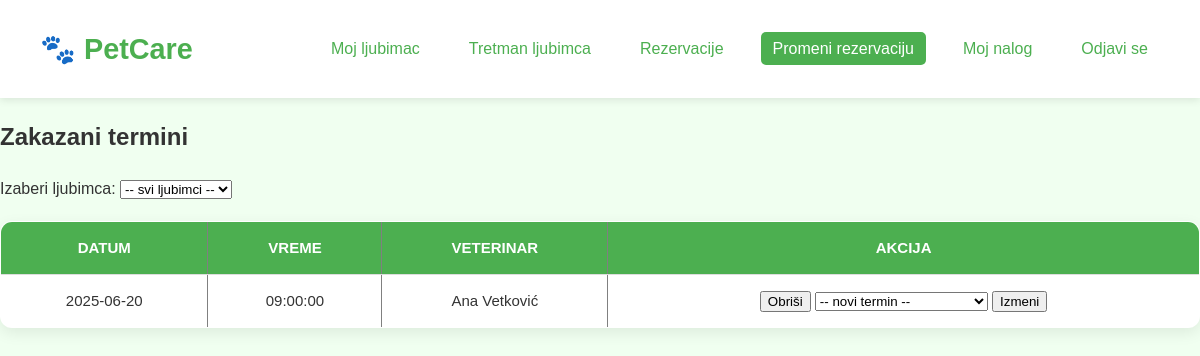
The page /change_reservation.php?pet_id=2 (signed in) on the database its author committed.
### tables this page shows
CREATE TABLE `appointments` (
  `id` int(10) UNSIGNED NOT NULL,
  `pet_id` int(10) UNSIGNED NOT NULL,
  `veterinarian_id` int(10) UNSIGNED NOT NULL,
  `service_id` int(10) UNSIGNED NOT NULL,
  `appointment_date` datetime NOT NULL,
  `time_slot` time DEFAULT NULL,
  `status` enum('zakazano','obavljeno','otkazano') DEFAULT 'zakazano',
  `notes` text DEFAULT NULL,
  `created_at` datetime DEFAULT current_timestamp(),
  `reservation_code` varchar(100) DEFAULT NULL,
  `user_id` int(11) DEFAULT NULL,
  `schedule_id` int(11) DEFAULT NULL
);

### functions.php (called while the page is built, shortened)
<?php
function get_appointments_for_pet(PDO $pdo, int $pet_id): array {
    $stmt = $pdo->prepare("
        SELECT a.*, CONCAT(u.first_name, ' ', u.last_name) AS vet_name
        FROM appointments a
        JOIN veterinarians v ON a.veterinarian_id = v.id
        JOIN users u ON v.user_id = u.id
        WHERE a.pet_id = ?
          AND a.status = 'zakazano'
        ORDER BY a.appointment_date, a.time_slot
    ");
    $stmt->execute([$pet_id]);
    return $stmt->fetchAll(PDO::FETCH_ASSOC);
}

### change_reservation.php (the view, shortened to what this page needs)
<?php
require_once 'functions.php';
$selectedPetId = $_GET['pet_id'] ?? '';
$petAppointments = $selectedPetId ? get_appointments_for_pet($pdo, $selectedPetId) : [];
?>
<!DOCTYPE html>
<html lang="sr">
<head>
    <link rel="stylesheet" href="css/css.css">
</head>
<body>
<header>
    <div class="logo">🐾 PetCare</div>
    <nav>
        <ul>
            <li><a href="pet_information.php">Moj ljubimac</a></li>
            <li><a href="pet_treatments.php">Tretman ljubimca</a></li>
            <li><a href="users_reservation.php">Rezervacije</a></li>
            <li><a href="change_reservation.php" class="active">Promeni rezervaciju</a></li>
            <li><a href="user_information.php">Moj nalog</a></li>
            <li><a href="logout.php">Odjavi se</a></li>
        </ul>
    </nav>
</header>
<h2>Zakazani termini</h2>
<form method="GET" action="">
    <label for="pet_id">Izaberi ljubimca:</label>
    <select name="pet_id" id="pet_id" onchange="this.form.submit()">
        <option value="">-- svi ljubimci --</option>
    </select>
</form>
<?php if ($petAppointments): ?>
    <table border="1" cellpadding="5" cellspacing="0">
        <thead>
        <tr>
            <th>Datum</th>
            <th>Vreme</th>
            <th>Veterinar</th>
            <th>Akcija</th>
        </tr>
        </thead>
        <tbody>
        <?php foreach ($petAppointments as $appt): ?>
            <tr>
                <form method="POST">
                    <td><?= htmlspecialchars(date('Y-m-d', strtotime($appt['appointment_date']))) ?></td>
                    <td><?= htmlspecialchars($appt['time_slot']) ?></td>
                    <td><?= htmlspecialchars($appt['vet_name']) ?></td>
                    <td>
                        <button type="submit" name="action" value="delete" onclick="return confirm('Sigurno brišeš termin?')">Obriši</button>
                        <select name="new_slot_id">
                            <option value="">-- novi termin --</option>
                        </select>
                        <button type="submit" name="action" value="edit">Izmeni</button>
                    </td>
                </form>
            </tr>
        <?php endforeach; ?>
        </tbody>
    </table>
<?php else: ?>
    <p style="text-align: center;">Nema zakazanih termina za izabranog ljubimca.</p>
<?php endif; ?>
</body>
</html>

### css/css.css (style rules this page uses)
html, body { height: 100%; margin: 0; padding: 0; box-sizing: border-box; font-family: 'Segoe UI', sans-serif; }
body { display: flex; flex-direction: column; min-height: 100vh; background-color: #eaffea; color: #333; line-height: 1.6; }
a { text-decoration: none; color: #4caf50; }
header { background-color: #ffffff; padding: 20px 40px; display: flex; justify-content: space-between; align-items: center; box-shadow: 0 2px 8px rgba(0,0,0,0.1); position: sticky; top: 0; z-index: 999; }
.logo { font-size: 1.8rem; font-weight: bold; color: #4caf50; }
nav ul { list-style: none; display: flex; gap: 25px; }
nav ul li a { padding: 8px 12px; border-radius: 5px; transition: background 0.3s ease; }
nav ul li a:hover, nav ul li a.active { background-color: #4caf50; color: white; }
body { margin: 0; padding: 0; font-family: sans-serif; background: #f0fff0; }
table { width: 100%; border-collapse: collapse; border-radius: 12px; overflow: hidden; box-shadow: 0 5px 15px rgba(0, 0, 0, 0.08); background-color: white; margin-top: 20px; }
table th, table td { padding: 14px 18px; text-align: center; border-bottom: 1px solid #ddd; font-size: 15px; }
table th { background-color: #4caf50; color: white; font-weight: 600; text-transform: uppercase; }

### rows shown on the page
appointments: appointment_date "2025-06-20", time_slot "09:00:00", vet_name "Ana Vetković"
